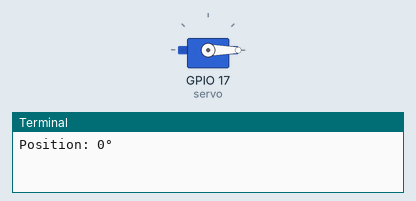
Simulated run of this program. Board: Raspberry Pi (BCM pin numbers). Shown: servo, the last lines printed to the terminal. Servo angles are drawn from the pulse width (0.5 ms = 0°, 2.5 ms = 180°).

Above: at 0.05 s.
At 1.5 s:
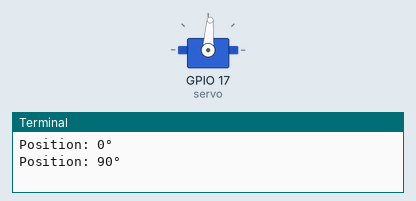
At 3.0 s:
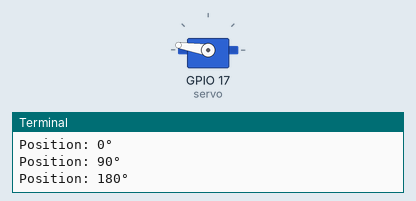
Timing chart, 0 to 6.9 s (numbered marks = the images above):
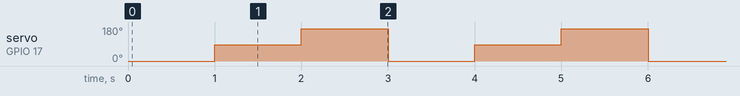

Measured:
- by itself, servo on GPIO 17 (servo): repeats every 3.0 s: 171° 1.0 s, 0° 1.0 s, 86° 1.0 s

The program:

Pi.py
```python
from gpiozero import AngularServo
from time import sleep

# Angiv GPIO-pinnen, som servoens signalledning er tilsluttet
servo = AngularServo(17, min_angle=0, max_angle=180, min_pulse_width=0.0005, max_pulse_width=0.0024)

while True:
    servo.angle = 0    # Flyt til 0 grader
    print("Position: 0°")
    sleep(1)

    servo.angle = 90   # Flyt til 90 grader
    print("Position: 90°")
    sleep(1)

    servo.angle = 180  # Flyt til 180 grader
    print("Position: 180°")
    sleep(1)
```
